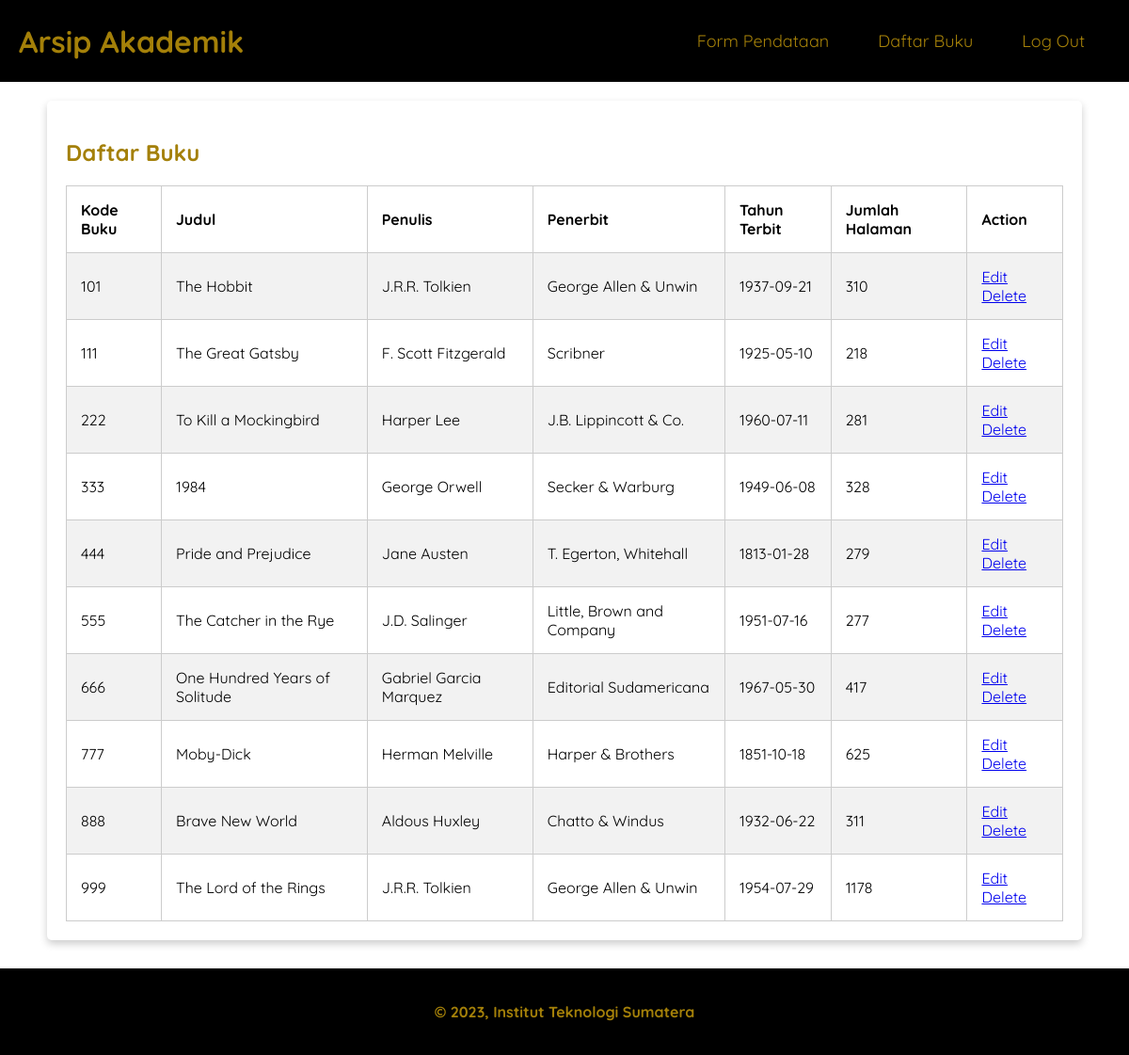
Page /index.php (signed in) on the committed database.
### tables this page shows
CREATE TABLE `buku` (
  `kode_buku` int(10) NOT NULL,
  `judul_buku` varchar(100) DEFAULT NULL,
  `penulis` varchar(100) DEFAULT NULL,
  `penerbit` varchar(100) DEFAULT NULL,
  `tahun_terbit` date DEFAULT NULL,
  `jumlah_halaman` int(10) DEFAULT NULL
);

### buku.php (called while the page is built)
<?php
class Buku {
    private $kode_buku;
    private $judul_buku;
    private $penulis;
    private $penerbit;
    private $tahun_terbit;
    private $jumlah_halaman;
    public function __construct($kode_buku, $judul_buku, $penulis, $penerbit, $tahun_terbit, $jumlah_halaman) {
        $this->kode_buku = $kode_buku;
        $this->judul_buku = $judul_buku;
        $this->penulis = $penulis;
        $this->penerbit = $penerbit;
        $this->tahun_terbit = $tahun_terbit;
        $this->jumlah_halaman = $jumlah_halaman;
    }
    public function getKodeBuku() {
        return $this->kode_buku;
    }
    public function getJudulBuku() {
        return $this->judul_buku;
    }
    public function getPenulis() {
        return $this->penulis;
    }
    public function getPenerbit() {
        return $this->penerbit;
    }
    public function getTahunTerbit() {
        return $this->tahun_terbit;
    }
    public function getJumlahHalaman() {
        return $this->jumlah_halaman;
    }
}
?>

### index.php (the view, shortened to what this page needs)
<!DOCTYPE html>
<html lang="en">
<head>
    <link rel="stylesheet" href="style/style.css">
</head>
<body>
    <header class="header-logo">
        <h1>Arsip Akademik</h1>
        <nav>
            <ul class="nav-list">
                <li><a href="form.php">Form Pendataan</a></li>
                <li><a href="">Daftar Buku</a></li>
                <li><a href="logout.php">Log Out</a></li>
            </ul>
        </nav>
    </header>
    <main>
        <div id="content">
            <article class="card">
                <h1>Daftar Buku</h1>
                <div class="daftar">
                    <table border="1">
                        <tr>
                            <th>Kode Buku</th>
                            <th>Judul</th>
                            <th>Penulis</th>
                            <th>Penerbit</th>
                            <th>Tahun Terbit</th>
                            <th>Jumlah Halaman</th>
                            <th>Action</th>
                        </tr>
                        <?php
                        include "koneksi.php";
                        include "buku.php";
                        $query = "SELECT * FROM buku";
                        $result = mysqli_query($koneksi, $query);
                        while ($row = mysqli_fetch_assoc($result)) {
                            $buku = new Buku($row['kode_buku'], $row['judul_buku'], $row['penulis'], $row['penerbit'], $row['tahun_terbit'], $row['jumlah_halaman']);
                            echo "<tr>
                                    <td>{$buku->getKodeBuku()}</td>
                                    <td>{$buku->getJudulBuku()}</td>
                                    <td>{$buku->getPenulis()}</td>
                                    <td>{$buku->getPenerbit()}</td>
                                    <td>{$buku->getTahunTerbit()}</td>
                                    <td>{$buku->getJumlahHalaman()}</td>
                                    <td>
                                        <a href='editbuku.php?kode_buku={$buku->getKodeBuku()}'>Edit</a>
                                        <a href='hapusdata.php?kode_buku={$buku->getKodeBuku()}'>Delete</a>
                                    </td>
                                </tr>";
                        }
                        ?>
                    </table>
                </div>
            </article>
        </div>
    </main>
    <footer>
        <p>&#169; 2023, Institut Teknologi Sumatera</p>
    </footer>
</body>
</html>

### style/style.css (style rules this page uses)
* { box-sizing: border-box; }
header { display: inline; }
.header-logo { display: flex; align-items: center; justify-content: space-between; background-color: rgb(0, 0, 0); position: sticky; top: 0; }
.header-logo h1 { margin: 0; color: rgb(164, 128, 9); padding-left: 20px; }
nav a { font-size: 18px; font-weight: 400; text-decoration: none; padding-left: 5px; color: rgb(164, 128, 9); }
nav ul { padding-inline: 4rem; display: flex; gap: 2rem; }
.nav-list { list-style: none; margin: 12px; padding: 20px; display: flex; }
.nav-list li { padding-right: 15px; }
body { font-family: 'Quicksand', sans-serif; margin: 0; padding: 0; }
h1 { color: rgb(164, 128, 9); }
main { padding: 20px; display: flex; gap: 1.5rem; }
.card { box-shadow: 0 4px 8px rgba(0, 0, 0, 0.2); border-radius: 5px; padding: 20px; margin: 0px 30px 10px 30px; }
#content { flex: 5; display: flex; flex-flow: column nowrap; gap: 1rem 2rem; }
footer { padding: 20px; color: rgb(164, 128, 9); background-color: rgb(0, 0, 0); text-align: center; font-weight: bold; }
.daftar table { width: 100%; border-collapse: collapse; border: 1px solid #ccc; }
.daftar th, .daftar td { border: 1px solid #ccc; padding: 15px; text-align: left; }
.daftar tr:nth-child(even) { background-color: #f2f2f2; }
.daftar tr:nth-child(odd) { background-color: #fff; }
@media screen and (max-width: 1200px) { main { flex-flow: column nowrap; } }

### rows in the picture
buku: kode_buku "101", judul_buku "The Hobbit", penulis "J.R.R. Tolkien", penerbit "George Allen & Unwin", tahun_terbit "1937-09-21", jumlah_halaman "310"
buku: kode_buku "111", judul_buku "The Great Gatsby", penulis "F. Scott Fitzgerald", penerbit "Scribner", tahun_terbit "1925-05-10", jumlah_halaman "218"
buku: kode_buku "222", judul_buku "To Kill a Mockingbird", penulis "Harper Lee", penerbit "J.B. Lippincott & Co.", tahun_terbit "1960-07-11", jumlah_halaman "281"
buku: kode_buku "333", judul_buku "1984", penulis "George Orwell", penerbit "Secker & Warburg", tahun_terbit "1949-06-08", jumlah_halaman "328"
buku: kode_buku "444", judul_buku "Pride and Prejudice", penulis "Jane Austen", penerbit "T. Egerton, Whitehall", tahun_terbit "1813-01-28", jumlah_halaman "279"
buku: kode_buku "555", judul_buku "The Catcher in the Rye", penulis "J.D. Salinger", penerbit "Little, Brown and Company", tahun_terbit "1951-07-16", jumlah_halaman "277"
buku: kode_buku "666", judul_buku "One Hundred Years of Solitude", penulis "Gabriel Garcia Marquez", penerbit "Editorial Sudamericana", tahun_terbit "1967-05-30", jumlah_halaman "417"
buku: kode_buku "777", judul_buku "Moby-Dick", penulis "Herman Melville", penerbit "Harper & Brothers", tahun_terbit "1851-10-18", jumlah_halaman "625"
buku: kode_buku "888", judul_buku "Brave New World", penulis "Aldous Huxley", penerbit "Chatto & Windus", tahun_terbit "1932-06-22", jumlah_halaman "311"
buku: kode_buku "999", judul_buku "The Lord of the Rings", penulis "J.R.R. Tolkien", penerbit "George Allen & Unwin", tahun_terbit "1954-07-29", jumlah_halaman "1178"
